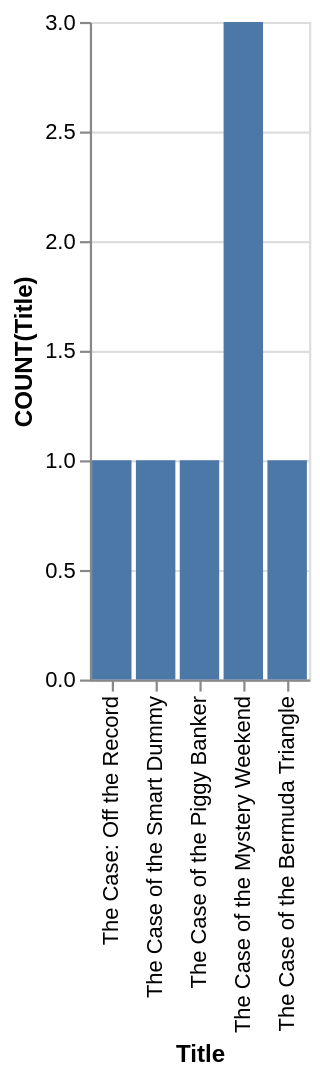

The specification (Vega-Lite) saved for this image:
### Vega-Lite specification from a JSON file in a GitHub repository (floating-point values rounded to 4 significant figures)
{"data": {"values": [{"x_data": "The Case: Off the Record", "y_data": 1}, {"x_data": "The Case of the Smart Dummy", "y_data": 1}, {"x_data": "The Case of the Piggy Banker", "y_data": 1}, {"x_data": "The Case of the Mystery Weekend", "y_data": 3}, {"x_data": "The Case of the Bermuda Triangle", "y_data": 1}]}, "mark": "bar", "encoding": {"x": {"field": "x_data", "type": "nominal", "title": "Title", "sort": "descending"}, "y": {"field": "y_data", "type": "quantitative", "title": "COUNT(Title)"}}}
